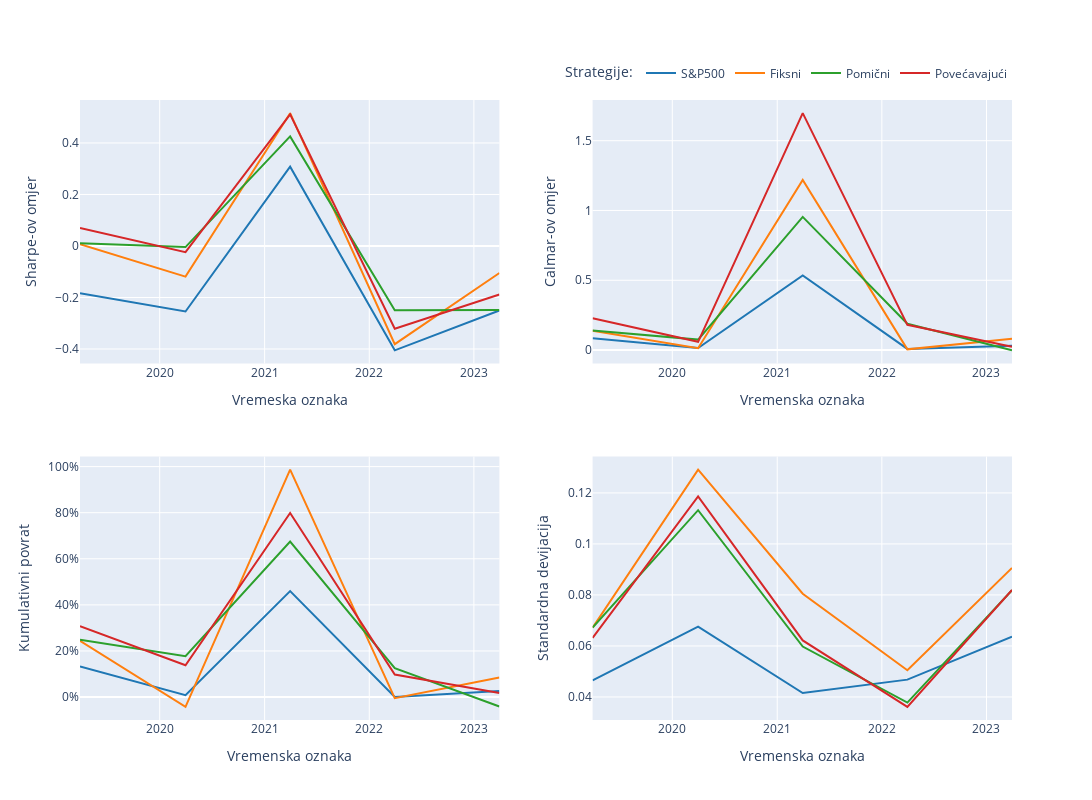

Write notebook code for a chart like this one.
### Code cell
from plotly.subplots import make_subplots

# Assuming you have the 'sharpe_df' and 'calmar_df' dataframes

# Define the color scheme
color_scheme = [
    '#1f77b4',  # blue
    '#ff7f0e',  # orange
    '#2ca02c',  # green
    '#d62728',  # red
    '#9467bd',  # purple
    '#e5b800'   # yellow
]

# Create subplots with two charts side by side
fig = make_subplots(rows=2, cols=2)

# Add lines to the first subplot
for i, column in enumerate(sharpe_df.columns[:-1]):
    fig.add_trace(go.Scatter(
        x=sharpe_df['timestamp'],
        y=sharpe_df[column],
        mode='lines',
        name=column,
        line=dict(color=color_scheme[i]),
        showlegend=True
    ), row=1, col=1)

# Add lines to the second subplot
for i, column in enumerate(calmar_df.columns[:-1]):
    fig.add_trace(go.Scatter(
        x=calmar_df['timestamp'],
        y=calmar_df[column],
        mode='lines',
        name=column,
        line=dict(color=color_scheme[i]),
        showlegend=False
    ), row=1, col=2)

# Add lines to the third subplot
for i, column in enumerate(sharpe_df.columns[:-1]):
    fig.add_trace(go.Scatter(
        x=cumret_df['timestamp'],
        y=cumret_df[column],
        mode='lines',
        name=column,
        line=dict(color=color_scheme[i]),
        showlegend=False
    ), row=2, col=1)

# Add lines to the fourth subplot
for i, column in enumerate(calmar_df.columns[:-1]):
    fig.add_trace(go.Scatter(
        x=std_df['timestamp'],
        y=std_df[column],
        mode='lines',
        name=column,
        line=dict(color=color_scheme[i]),
        showlegend=False
    ), row=2, col=2)

# Update layout and axis labels
fig.update_layout(height=800, width=1200)
fig.update_xaxes(title_text='Vremeska oznaka', row=1, col=1)
fig.update_xaxes(title_text='Vremenska oznaka', row=1, col=2)
fig.update_xaxes(title_text='Vremenska oznaka', row=2, col=1)
fig.update_xaxes(title_text='Vremenska oznaka', row=2, col=2)
fig.update_yaxes(title_text='Sharpe-ov omjer', row=1, col=1)
fig.update_yaxes(title_text='Calmar-ov omjer', row=1, col=2)
fig.update_yaxes(title_text='Kumulativni povrat', row=2, col=1, tickformat='.0%')
fig.update_yaxes(title_text='Standardna devijacija', row=2, col=2)

# Show the legend with the formatted names
fig.update_layout(
    legend=dict(
        title='Strategije:',
        orientation='h',
        yanchor='bottom',
        y=1.02,
        xanchor='right',
        x=1
    )
)

# Display the chart
fig.show()

### Figure 1 — Plotly figure (JSON) as saved in the notebook; plotly's stock layout.template omitted (floating-point values rounded to 4 significant figures)
{"data": [{"line": {"color": "#1f77b4"}, "mode": "lines", "name": "S&P500", "showlegend": true, "type": "scatter", "x": ["2019-03-29", "2020-03-31", "2021-03-31", "2022-03-31", "2023-03-31"], "xaxis": "x", "y": [-0.183, -0.2542, 0.308, -0.405, -0.2504], "yaxis": "y"}, {"line": {"color": "#ff7f0e"}, "mode": "lines", "name": "Fiksni", "showlegend": true, "type": "scatter", "x": ["2019-03-29", "2020-03-31", "2021-03-31", "2022-03-31", "2023-03-31"], "xaxis": "x", "y": [0.00657, -0.1189, 0.5155, -0.3812, -0.1048], "yaxis": "y"}, {"line": {"color": "#2ca02c"}, "mode": "lines", "name": "Pomični", "showlegend": true, "type": "scatter", "x": ["2019-03-29", "2020-03-31", "2021-03-31", "2022-03-31", "2023-03-31"], "xaxis": "x", "y": [0.01084, -0.004293, 0.4255, -0.2497, -0.2488], "yaxis": "y"}, {"line": {"color": "#d62728"}, "mode": "lines", "name": "Povećavajući", "showlegend": true, "type": "scatter", "x": ["2019-03-29", "2020-03-31", "2021-03-31", "2022-03-31", "2023-03-31"], "xaxis": "x", "y": [0.06995, -0.02395, 0.5108, -0.3215, -0.1886], "yaxis": "y"}, {"line": {"color": "#1f77b4"}, "mode": "lines", "name": "S&P500", "showlegend": false, "type": "scatter", "x": ["2019-03-29", "2020-03-31", "2021-03-31", "2022-03-31", "2023-03-31"], "xaxis": "x2", "y": [0.08499, 0.01449, 0.5341, 0.008071, 0.03141], "yaxis": "y2"}, {"line": {"color": "#ff7f0e"}, "mode": "lines", "name": "Fiksni", "showlegend": false, "type": "scatter", "x": ["2019-03-29", "2020-03-31", "2021-03-31", "2022-03-31", "2023-03-31"], "xaxis": "x2", "y": [0.138, 0.01341, 1.219, 0.005193, 0.08092], "yaxis": "y2"}, {"line": {"color": "#2ca02c"}, "mode": "lines", "name": "Pomični", "showlegend": false, "type": "scatter", "x": ["2019-03-29", "2020-03-31", "2021-03-31", "2022-03-31", "2023-03-31"], "xaxis": "x2", "y": [0.1399, 0.07496, 0.9542, 0.188, -0.001952], "yaxis": "y2"}, {"line": {"color": "#d62728"}, "mode": "lines", "name": "Povećavajući", "showlegend": false, "type": "scatter", "x": ["2019-03-29", "2020-03-31", "2021-03-31", "2022-03-31", "2023-03-31"], "xaxis": "x2", "y": [0.2278, 0.05911, 1.697, 0.1805, 0.02435], "yaxis": "y2"}, {"line": {"color": "#1f77b4"}, "mode": "lines", "name": "S&P500", "showlegend": false, "type": "scatter", "x": ["2019-03-29", "2020-03-31", "2021-03-31", "2022-03-31", "2023-03-31"], "xaxis": "x3", "y": [0.1333, 0.008415, 0.4598, 0.0003729, 0.02677], "yaxis": "y3"}, {"line": {"color": "#ff7f0e"}, "mode": "lines", "name": "Fiksni", "showlegend": false, "type": "scatter", "x": ["2019-03-29", "2020-03-31", "2021-03-31", "2022-03-31", "2023-03-31"], "xaxis": "x3", "y": [0.2442, -0.04244, 0.9866, -0.004934, 0.08472], "yaxis": "y3"}, {"line": {"color": "#2ca02c"}, "mode": "lines", "name": "Pomični", "showlegend": false, "type": "scatter", "x": ["2019-03-29", "2020-03-31", "2021-03-31", "2022-03-31", "2023-03-31"], "xaxis": "x3", "y": [0.2483, 0.177, 0.6748, 0.1257, -0.04081], "yaxis": "y3"}, {"line": {"color": "#d62728"}, "mode": "lines", "name": "Povećavajući", "showlegend": false, "type": "scatter", "x": ["2019-03-29", "2020-03-31", "2021-03-31", "2022-03-31", "2023-03-31"], "xaxis": "x3", "y": [0.3078, 0.1381, 0.7986, 0.09761, 0.01744], "yaxis": "y3"}, {"line": {"color": "#1f77b4"}, "mode": "lines", "name": "S&P500", "showlegend": false, "type": "scatter", "x": ["2019-03-29", "2020-03-31", "2021-03-31", "2022-03-31", "2023-03-31"], "xaxis": "x4", "y": [0.04649, 0.0676, 0.04154, 0.04679, 0.06362], "yaxis": "y4"}, {"line": {"color": "#ff7f0e"}, "mode": "lines", "name": "Fiksni", "showlegend": false, "type": "scatter", "x": ["2019-03-29", "2020-03-31", "2021-03-31", "2022-03-31", "2023-03-31"], "xaxis": "x4", "y": [0.06713, 0.1291, 0.08049, 0.05045, 0.0906], "yaxis": "y4"}, {"line": {"color": "#2ca02c"}, "mode": "lines", "name": "Pomični", "showlegend": false, "type": "scatter", "x": ["2019-03-29", "2020-03-31", "2021-03-31", "2022-03-31", "2023-03-31"], "xaxis": "x4", "y": [0.06718, 0.1132, 0.05976, 0.03778, 0.08183], "yaxis": "y4"}, {"line": {"color": "#d62728"}, "mode": "lines", "name": "Povećavajući", "showlegend": false, "type": "scatter", "x": ["2019-03-29", "2020-03-31", "2021-03-31", "2022-03-31", "2023-03-31"], "xaxis": "x4", "y": [0.06317, 0.1186, 0.06215, 0.03612, 0.08196], "yaxis": "y4"}], "layout": {"height": 800, "legend": {"orientation": "h", "title": {"text": "Strategije:"}, "x": 1, "xanchor": "right", "y": 1.02, "yanchor": "bottom"}, "width": 1200, "xaxis": {"anchor": "y", "domain": [0, 0.45], "title": {"text": "Vremeska oznaka"}}, "xaxis2": {"anchor": "y2", "domain": [0.55, 1], "title": {"text": "Vremenska oznaka"}}, "xaxis3": {"anchor": "y3", "domain": [0, 0.45], "title": {"text": "Vremenska oznaka"}}, "xaxis4": {"anchor": "y4", "domain": [0.55, 1], "title": {"text": "Vremenska oznaka"}}, "yaxis": {"anchor": "x", "domain": [0.575, 1], "title": {"text": "Sharpe-ov omjer"}}, "yaxis2": {"anchor": "x2", "domain": [0.575, 1], "title": {"text": "Calmar-ov omjer"}}, "yaxis3": {"anchor": "x3", "domain": [0, 0.425], "tickformat": ".0%", "title": {"text": "Kumulativni povrat"}}, "yaxis4": {"anchor": "x4", "domain": [0, 0.425], "title": {"text": "Standardna devijacija"}}}}
